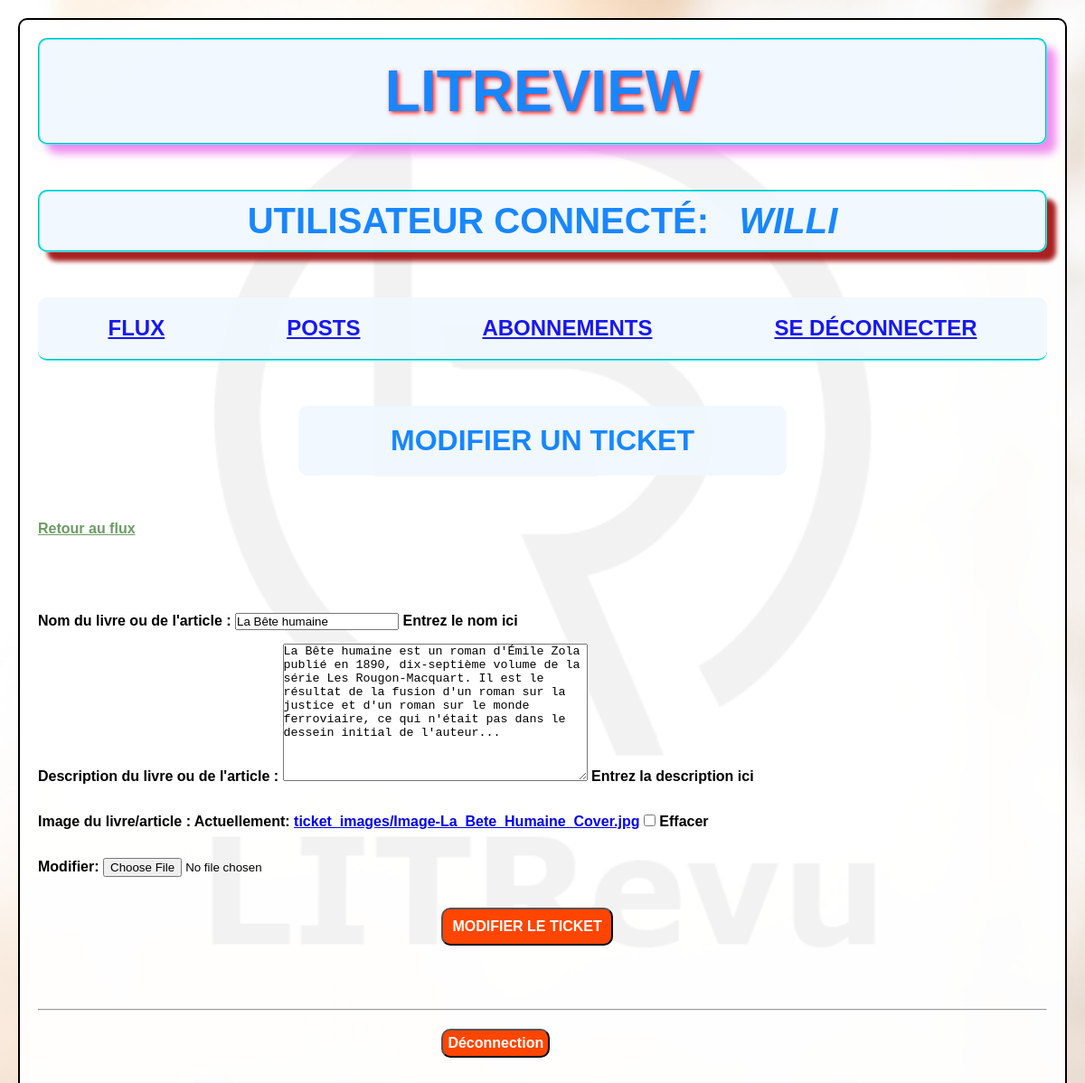
The app's page /flux/tickets/la-bete-humaine/update/ (signed in) with its own data.
### authentification/models.py (models this page shows)
class LitRevuUser(AbstractUser):
    class Meta:
        verbose_name = "Utilisateur de LITRevu"
        verbose_name_plural = "Utilisateurs de LITRevu"
    def __str__(self):
        return self.username

### blogpost/models.py (models this page shows, shortened)
class Ticket(models.Model):
    title = models.CharField(max_length=128, verbose_name="Nom du livre ou de l'article")
    slug = AutoSlugField(unique=True, populate_from="title", max_length=256)
    description = models.TextField(
        max_length=2048, blank=True, verbose_name="Description du livre ou de l'article")
    user = models.ForeignKey(
        to=settings.AUTH_USER_MODEL,
        on_delete=models.CASCADE,
        related_name="tickets",
        verbose_name="Utilisateur",
        null=True
        )
    time_created = models.DateTimeField(
        auto_now_add=True,
        verbose_name="Date de la demande de la critique sur un livre/article"
        )
    image = models.ImageField(
        null=True, blank=True,
        upload_to='ticket_images/',
        verbose_name="Image du livre/article",
        default="ticket_images/django.png",
        )
    content_type = "TICKET"
    class Meta:
        verbose_name = "Livre ou Article"
        ordering = ["-time_created"]

### blogpost/views.py (the view, shortened to what this page needs)
# urls.py: path("tickets/<slug:slug>/update/", TicketUpdateView.as_view(), name="ticket-update"),
class TicketUpdateView(LoginRequiredMixin, UpdateView):
    model = Ticket
    template_name = "blogpost/ticket_update.html"
    form_class = TicketForm
    def get_queryset(self):
        queryset = super().get_queryset()
        return queryset.filter(user=self.request.user)

### blogpost/forms.py
class TicketForm(forms.ModelForm):
    class Meta:
        model = Ticket
        fields = ["title", "description", "image", ]
        help_texts = {
            "title": "Entrez le nom ici",
            "description": "Entrez la description ici",
        }

### blogpost/templates/blogpost/ticket_update.html (shortened to what this page needs)
{% extends "base.html" %}
{% block content %}
    <h3 class="form-title">Modifier un ticket</h3>
    <a href="{% url 'feed:feed' %}" class="return-link">Retour au flux</a>
    <br><br>
    <form method="POST" class="form-body" enctype="multipart/form-data">
        {{ form.as_p }}
        <input type="submit" value="Modifier le ticket" class="button-1">
    </form>
{% endblock %}

### templates/base.html (shortened to what this page needs)
<!DOCTYPE html>
{% load static %}
<html lang="fr">
<head>
    <link rel="stylesheet" href="{% static 'css/styles.css' %}">
</head>
<body id="base">
    {% if user.is_authenticated %}
    <header>
            <h1 class="site-title">LitReview</h1>
            <h2 id="connected-user">Utilisateur connecté: &nbsp; <em>{{ request.user}}</em> </h2>
            <nav>
                <ul id="basis-nav-list">
                    <li><a href="{% url 'feed:feed' %}" class="basis-nav-element">Flux</a></li>
                    <li><a href="{% url 'feed:my-feed' %}" class="basis-nav-element">Posts</a></li>
                    <li><a href="{% url 'follow:follow' %}" class="basis-nav-element">Abonnements</a></li>
                    <li><a href="{% url 'auth:logout_fct' %}" class="basis-nav-element">Se déconnecter</a></li>
                </ul>
            </nav>
    </header>
    <main>
        {% block content %}{% endblock %}
        <hr>
    </main>
    <footer>
        <form action="{% url 'auth:logout' %}" method="POST">
            <input type="submit" value="Déconnection" id="footer-logout">
        </form>
    </footer>
    {% endif %}
<body>
</html>

### static/css/styles.css (style rules this page uses)
* { margin: 0; padding:0; }
html { font-family: 'Arial', sans-serif; background: url('images/LITrevu_banner.png') center; background-size: cover; }
body { margin: 20px; padding: 20px; background-color: rgba(255, 255, 255, 0.95); background-size: cover; border: 2px solid black; border-radius: 10px; }
h1 { font-size: 4em; font-weight: bold; color: #007bff; text-align: center; background-color: aliceblue; padding: 20px 0px 20px 0px; }
h2 { font-size: 2.5em; }
h3 { font-size: 2em; font-weight: bold; color: #007bff; text-align: center; background-color: aliceblue; padding: 20px 20px; border-radius: 10px; opacity: 0.9; }
#footer-logout { font-size: 1em; font-weight: bold; color: white; text-align: center; background-color: orangered; border-radius: 10px; padding: 5px; margin: 20px 40%; }
.form-title { text-transform: uppercase; width: 500px; margin: 50px auto; }
.return-link { color: #6b9d63; font-weight: bold; }
.form-body { line-height: 50px; margin: 50px auto; font-weight: bold; margin: 50px auto; }
.button-1 { font-size: 1em; font-weight: bold; color: #fff; background-color: orangered; text-align: center; text-transform: uppercase; text-decoration: none; padding: 10px; border-radius: 10px; margin: 20px 40%; }
#base { height: 100%; }
.site-title { text-transform: uppercase; text-shadow: 2px 2px 5px red; margin-bottom: 50px; border: 2px groove cyan; border-radius: 10px; box-shadow: 10px 10px 10px violet; opacity: 0.9; }
#connected-user { text-align: center; font-weight: bold; color: #007bff; background-color: aliceblue; padding: 10px 3px; border: 2px groove cyan; margin-bottom: 50px; border-radius: 10px; box-shadow: 10px 10px 5px #a10909; text-transform: uppercase; opacity: 0.9; }
#basis-nav-list { display: flex; flex-direction: row; justify-content: space-around; flex-wrap: wrap; list-style-type: none; text-decoration: none; margin-bottom: 50px; background-color: aliceblue; padding: 20px 20px; border-bottom: 2px groove cyan; border-radius: 10px; gap: 20px; opacity: 0.9; }
.basis-nav-element { text-transform: uppercase; font-size: 1.5em; font-weight: bold; }

### records on screen
LitRevuUser: user "WILLI"
Ticket: title "La Bête humaine", description "La Bête humaine est un roman d'Émile Zola publié en 1890, dix-septième volume de la série Les Rougon-Macquart. Il est le résultat de la fusion d'un roman sur la justice et d'un roman sur le monde ferroviaire, ce qui n'était pas dans le dessein initial de l'auteur..."
